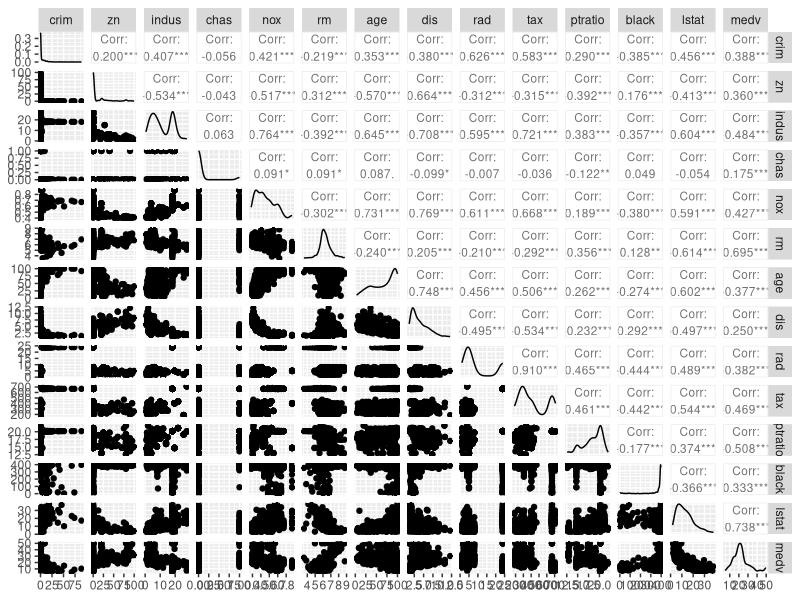
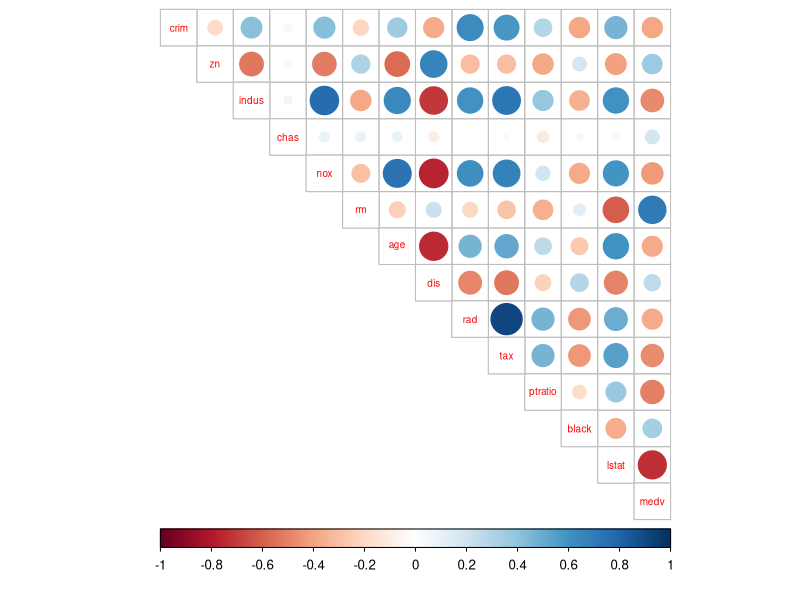
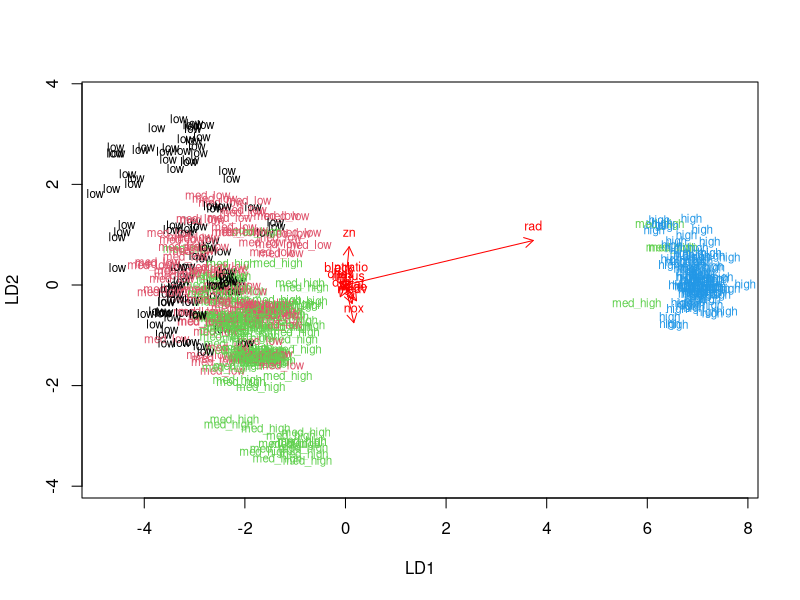
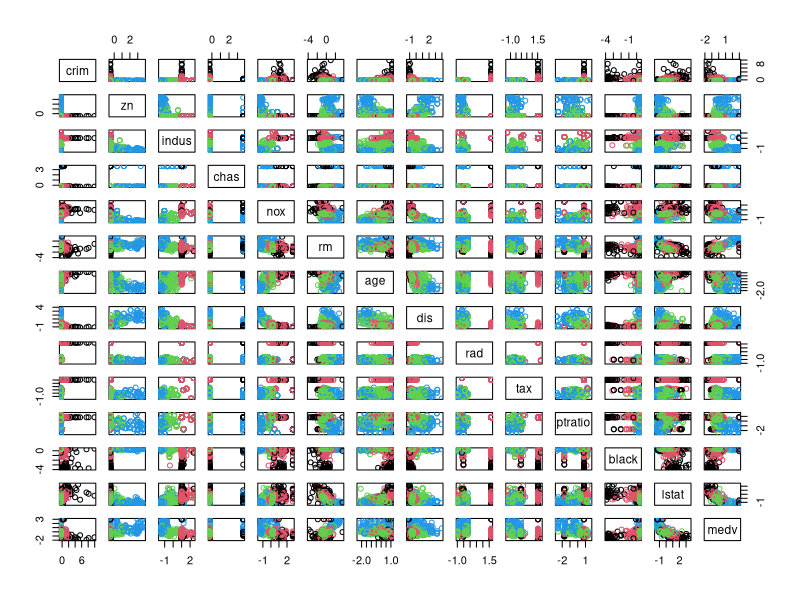
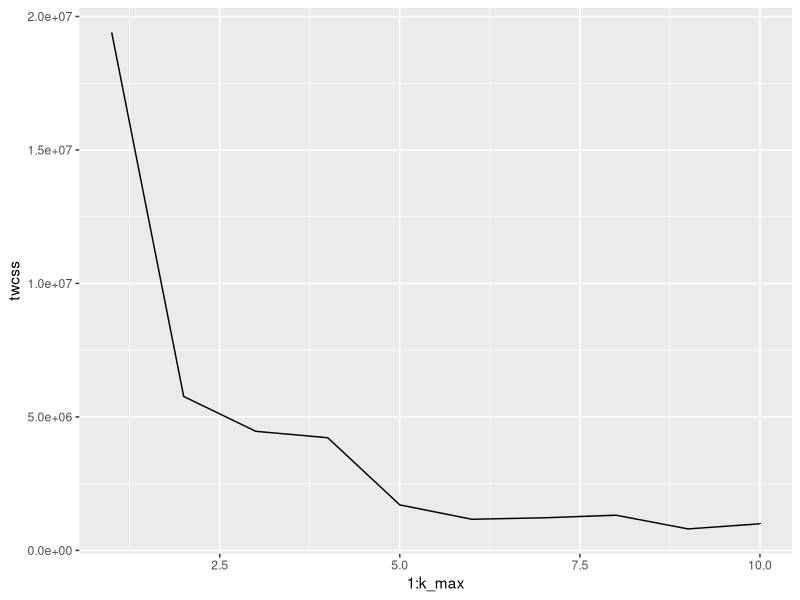
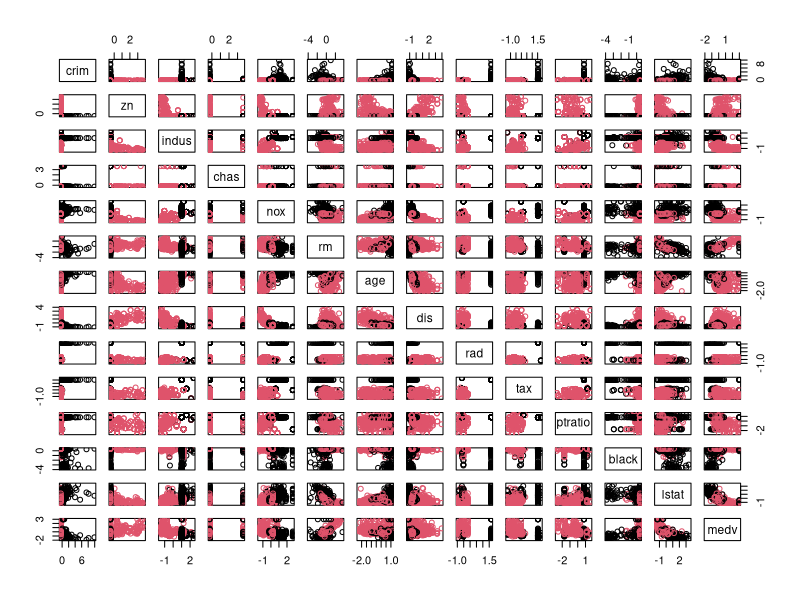
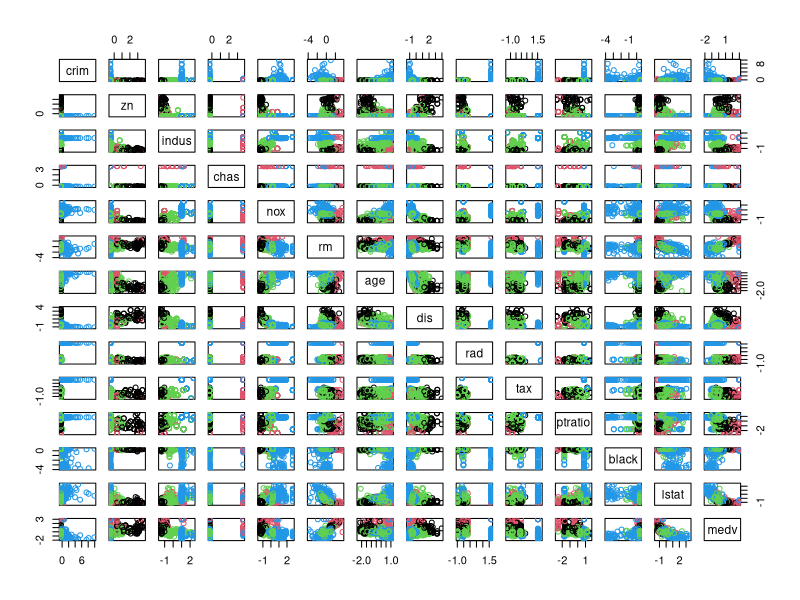
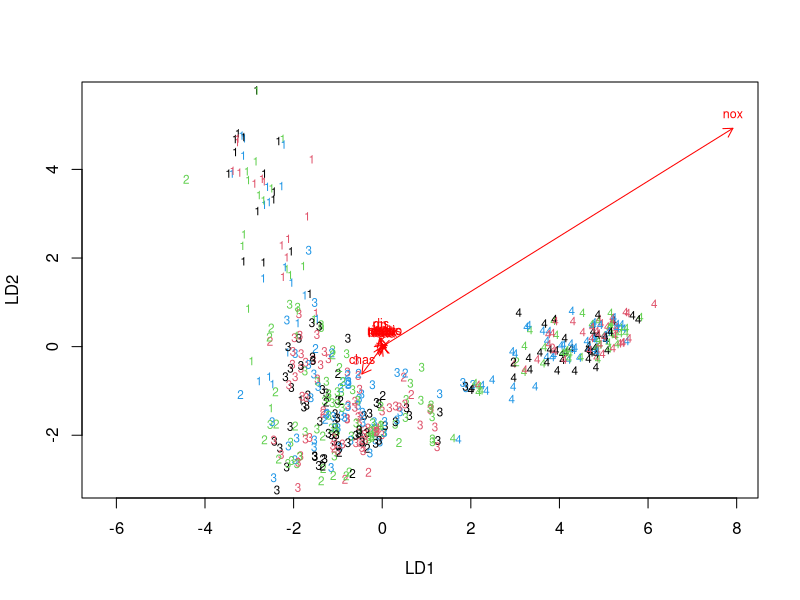

Write R code to recreate these figures, in order.
## ---- chunk 1
# Clear memory.
rm(list = ls())

# Packages needed in this exercise4.
library(MASS)
library(dplyr)
library(ggplot2)
library(GGally)
library(tidyverse)
library(corrplot)
## ---- chunk 2
# Data input, to load the Boston dataset from MASS
data("Boston")
## ---- chunk 3
# Exploration of the data
str(Boston)
summary(Boston)
## ---- chunk 4
p <- ggpairs(Boston, mapping = aes(), lower = list(combo = wrap("facethist", bins = 10)), upper = list(continuous = wrap("cor", size=3)))
p
## ---- chunk 5
# Calculate the correlation matrix, round it and draw a visualization
cor_matrix <- cor(Boston) %>% round(digits = 2)
corrplot(cor_matrix, method="circle", type="upper", cl.pos = "b", tl.pos = "d", tl.cex = 0.6)
## ---- chunk 6
boston_scaled <- as.data.frame(scale(Boston))
summary(boston_scaled)
## ---- chunk 7
# Create a quantile vector of crim and create the categorical "crime".
bins <- quantile(boston_scaled$crim)
crime <- cut(boston_scaled$crim, breaks = bins, include.lowest = TRUE, label = c('low','med_low','med_high','high'))
# Remove the original unscaled variable and add the new categorical value to scaled data.
boston_scaled <- dplyr::select(boston_scaled, -crim)
boston_scaled <- data.frame(boston_scaled, crime)
# Look at the table of the new factor crime
table(boston_scaled$crim)
## ---- chunk 8
# Number of rows in the Boston dataset
n <- nrow(boston_scaled) 
# Choose randomly 80% of the rows
ind <- sample(n,  size = n * 0.8)
# Create train set
train <- boston_scaled[ind,]
# Create test set
test <- boston_scaled[-ind,] 
# Save the correct classes from the test data
correct_classes <- test$crime
# Remove the crime variable from the test data
test <- dplyr::select(test, -crime)
## ---- chunk 9
lda.fit <- lda(crime ~ ., data = train)
lda.fit
## ---- chunk 10
# The function for lda biplot arrows
lda.arrows <- function(x, myscale = 1, arrow_heads = 0.1, color = "red", tex = 0.75, choices = c(1,2)){
  heads <- coef(x)
  arrows(x0 = 0, y0 = 0, 
         x1 = myscale * heads[,choices[1]], 
         y1 = myscale * heads[,choices[2]], col=color, length = arrow_heads)
  text(myscale * heads[,choices], labels = row.names(heads), 
       cex = tex, col=color, pos=3)
}

# Target classes as numeric
classes <- as.numeric(train$crime)

# Plot the lda results
plot(lda.fit, dimen = 2, col = classes, pch = classes)
lda.arrows(lda.fit, myscale = 1)
## ---- chunk 11
# Predict classes with test data
lda.pred <- predict(lda.fit, newdata = test)
# Cross tabulate the results
table(correct = correct_classes, predicted = lda.pred$class)
## ---- chunk 12
boston_scaled <- as.data.frame(scale(Boston))
# euclidean distance matrix
dist_eu <- dist(boston_scaled)
# look at the summary of the distances
summary(dist_eu)
## ---- chunk 13
# k-means clustering
km <-kmeans(dist_eu, centers = 4)
# Plot the Boston dataset with clusters
pairs(boston_scaled, col = km$cluster)
## ---- chunk 14
# determine the number of clusters
k_max <- 10
# Calculate the total within sum of squares using the function.
twcss <- sapply(1:k_max, function(k){kmeans(Boston, k)$tot.withinss})

# Visualize the results.
qplot(x = 1:k_max, y = twcss, geom = 'line')
## ---- chunk 15
# k-means clustering
km <-kmeans(dist_eu, centers = 2) 
# Plot the clusters
pairs(boston_scaled, col = km$cluster)
## ---- chunk 16
data("Boston")
boston_scaled <- scale(Boston)
# k-means clustering
km <-kmeans(dist_eu, centers = 4)
# Plot the Boston dataset with clusters
pairs(boston_scaled, col = km$cluster)
## ---- chunk 17
#Perform LDA using the clusters as target classes. Visualize the results with a biplot
lda.fit_2 <- lda(km$cluster ~., data = Boston)
lda.arrows <- function(x, myscale = 1, arrow_heads = 0.1, color = "red", tex = 0.75, choices = c(1,2)){
  heads <- coef(x)
  arrows(x0 = 0, y0 = 0, 
         x1 = myscale * heads[,choices[1]], 
         y1 = myscale * heads[,choices[2]], col=color, length = arrow_heads)
  text(myscale * heads[,choices], labels = row.names(heads), 
       cex = tex, col=color, pos=3)
}
plot(lda.fit_2, dimen = 2, col= classes, pch=classes)
lda.arrows(lda.fit_2, myscale = 1)
## ---- chunk 18
plot(lda.fit_2, dimen = 2, col= classes, pch=classes)
lda.arrows(lda.fit_2, myscale = 6)
